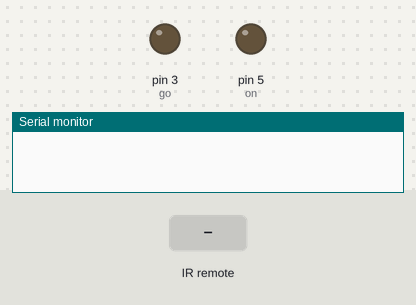
The sketch below on a simulated Arduino Uno, built with avr-gcc and run on an emulated ATmega328P. On the bench: output pins drawn as LEDs (lit = HIGH), the last lines printed to the serial monitor. The test bench sets the inputs (shaded band).

Above: at 1.2 s.
1.3 s: infrared code 0xFF906F received
At 1.9 s:
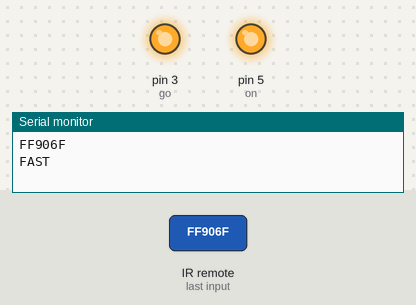
2.9 s: infrared code 0xFFE01F received
At 4.2 s:
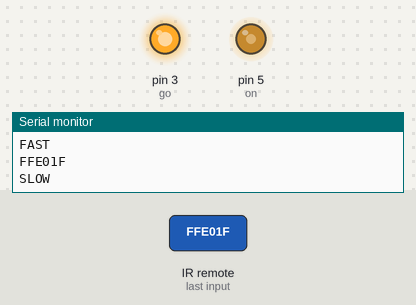
4.5 s: infrared code 0xFF02FD received
At 5.5 s:
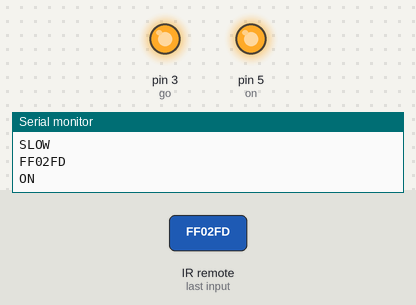
6.1 s: infrared code 0xFFA25D received
At 6.8 s:
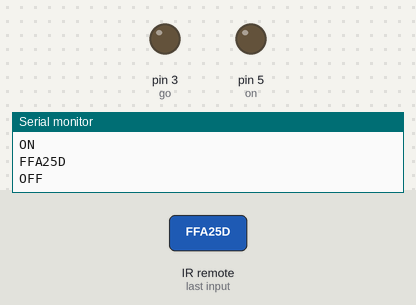
Timing chart, 0 to 8.7 s (numbered marks = the images above; inputs shaded):
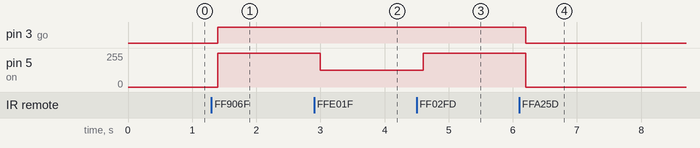

Measured:
- after the input at 1.3 s, pin 3 (go): LOW → HIGH after 0.10 s; pin 5 (on): 0/255 → 255/255 after 0.10 s
- after the input at 2.9 s, pin 5 (on): 255/255 → 127/255 after 0.10 s
- after the input at 4.5 s, pin 5 (on): 127/255 → 255/255 after 0.10 s
- after the input at 6.1 s, pin 3 (go): HIGH → LOW after 0.10 s; pin 5 (on): 255/255 → 0/255 after 0.10 s

The sketch:

IR-Motor.ino
```cpp
#include <IRremote.h>

const int RECV_PIN = 7;
IRrecv irrecv(RECV_PIN);
decode_results results;

int samples [10];
#define on 5
#define go 3
void setup() {
  // put your setup code here, to run once:
pinMode(11, INPUT);
pinMode(5, OUTPUT);
pinMode(3, OUTPUT);
Serial.begin(9600);
irrecv.enableIRIn();
irrecv.blink13(true);
}

void loop() {

  if (irrecv.decode(&results)){
        Serial.println(results.value, HEX);
        delay (100);

  long int decCode = results.value;

switch (results.value){
  case 16748655: //FAST
analogWrite(on, 255);
digitalWrite(go, HIGH);
analogWrite(on, 255);
Serial.println("FAST");

break;

  case 16769055:
  //SLOW
analogWrite(on, 127);
digitalWrite(go, HIGH);
analogWrite(on, 127);
Serial.println("SLOW");

break;

case 16753245: //OFF
analogWrite(on, 0);
digitalWrite(go, LOW);
analogWrite(on, 0);
Serial.println("OFF");

break;

case 16712445: //ON
analogWrite(on, 255);
digitalWrite(go, HIGH);
analogWrite(on, 255);
Serial.println("ON");
}
irrecv.resume();}
}
```
